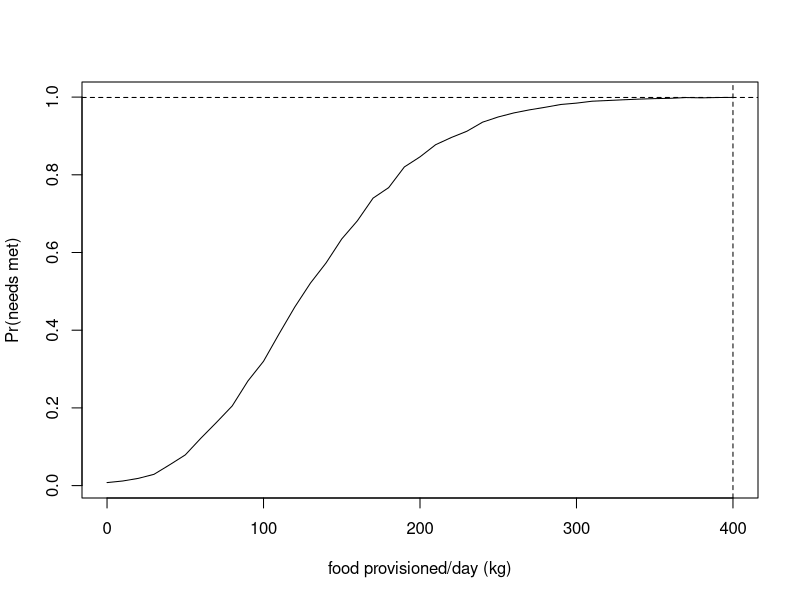

This figure's R source: (Note: a time limit stopped this script after it produced the figure.)
##################################
## whale shark energetics model ##
## Corey Bradshaw 10.02.2023    ##
##################################

###################################################################################################################
## accompanies paper:                                                                                            ##
## BARRY, C, C LEGASPI, TM CLARKE, G ARAUJO, CJA BRADSHAW, AC GLEISS, L MEYER, C HUVENEERS. 2023.                ##
## Estimating the energetic cost of whale shark tourism. Biological Conservation 284: 110164                     ##
###################################################################################################################

# fixed deterministic parameters
tmpR <- 25 # temperature at routine (ºC)
tmpP <- 30 # temperature at provisioning (ºC)
tmpCoef <- 2.64 # temperature coefficient (Q10)
RMR2SMR <- 1.459854 # RMR/SMR ratio

# deterministic parameters with uncertainties
actRmn <- 0.01294 # routine activity
actRsd <- 0.001045037
actPmn <- 0.02453 # provisioning activity
actPsd <- 0.005184831
EdensPMmn <- 1.357 # energy density of provisioned meal (kJ/g wet weight) (Motta, et al. 2010)
EdensPMsd <- 0.084 # (Motta, et al. 2010)
SMRexpmn <- 0.8406 # SMR scaling exponent
SMRexpsd <- 0.0271

# length-mass relationship
WSLmn <- 5.5 # whale shark length (m)
WSLsd <- 1.3
WSLMexp <- 2.862 # mass-length exponent (Hsu et al. 2012)
WSmassCalc <- 1000*12.1*WSLmn^WSLMexp # calculated mass (g) (test with mean)

# deterministic (mean) calculations
SMR15int <- 1.1366 # SMR15 intercept
SMR15 <- exp(SMRexpmn*log(WSmassCalc)-SMR15int) # SMR at 15 ºC
SMRnp <- tmpCoef^(1/(10/(tmpR-15)))*SMR15 # SMR (non-provisioned) (mg O2 h-1)
MRnp <- SMRnp*RMR2SMR # MR- (non-provisioned) (mg O2 h-1)
O2np <- SMRnp*(RMR2SMR-1) # O2 for activity (non-provisioned) (mg O2 h-1)
O2p <- O2np/actRmn*actPmn # O2 for activity (provisioned) (mg O2 h-1)
SMRp <- tmpCoef^(1/(10/(tmpP-15)))*SMR15 # SMR (provisioned) (mg O2 h-1)
MRp <- O2p+SMRp # MR (provisioned) (mg O2 h-1)
dO2cons <- MRp - MRnp # Δ oxygen consumption/hour (mg O2 h-1)
Eeqh <- dO2cons/1000*13.6 # energy equivalent (kJ) per hour
Ewastage <- 0.73
Beqh <- (Eeqh/EdensPMmn)/Ewastage # biomass equivalent (g of fish) per hour

# number of whale sharks in area
# 14 ± 5.49 SD individual whale sharks seen in survey area daily
# Legaspi et al. 2020
Nws.daily.mn <- 14
Nws.daily.sd <- 5.49

# duration of tourism operation (hours)
tour.dur.min <- 4
tour.dur.max <- 6

# sea-surface temperatures
setwd("~/.../data/")
SSTdat <- read.csv("SST.csv", header=T)

# food provision vector (0-400 kg), in 10 kg increments
prov.vec <- seq(0,400,10)


########################
## stochastic run 1:  ##
## number of sharks   ##
## from distribution  ##
########################

iter <- 10000 # number of iterations per provision increment

# cycle through provisioning vector
prob.needs.met <- rep(NA,length(prov.vec)) # storage vector
for (p in 1:length(prov.vec)) {

  needs.met <- rep(NA,iter) # storage vector
  for (i in 1:iter) {
    # GENERATE NUMBER OF SHARKS ON DAY
    nWSday.it <- round(rnorm(1, mean=Nws.daily.mn, sd=Nws.daily.sd),0)
    nWSday.it <- ifelse(nWSday.it < 0, 0, nWSday.it)
    
    # GENERATE LENGTH DISTRIBUTION OF THOSE SHARKS
    lenDISTday.it <- rnorm(nWSday.it, mean=WSLmn, sd=WSLsd)
    
    # TRANSLATE LENGTHS TO MASSES (g)
    massDISTday.it <- 1000*12.1*lenDISTday.it^WSLMexp
    
    # SAMPLE A TEMPERATURE FOR THIS DAY
    tmpDAY <- sample(SSTdat$monthSSTmn,1,replace=T)
    
    # APPLY AN ACTIVITY TO EACH SHARK
    actRindDAY <- rnorm(nWSday.it, mean=actRmn, sd=actRsd) # routine
    actPindDAY <- rnorm(nWSday.it, mean=actPmn, sd=actPsd) # provisioning
    
    # SMR15 FOR EACH SHARK
    # SMR scaling expoonent for each shark
    SMRexpIND <- rnorm(nWSday.it, mean=SMRexpmn, sd=SMRexpsd)
    
    SMR15indDAY <- rep(NA,nWSday.it)
    for (w in 1:nWSday.it) {
      SMR15indDAY[w] <- exp(SMRexpIND[w]*log(massDISTday.it[w])-SMR15int)  
    }
    
    # SMR NON-PROVISIONED
    SMRnp.vec <- tmpCoef^(1/(10/(tmpR-15)))*SMR15indDAY
    
    # MR NON-PROVISIONED
    MRnp.vec <- SMRnp.vec*RMR2SMR
    
    # O2 NON-PROVISIONED
    O2np.vec <- SMRnp.vec*(RMR2SMR-1) # O2 for activity (non-provisioned) (mg O2 h-1)
    
    # O2 FOR ACTIVITY (PROVISIONED)
    O2p.vec <- O2np.vec/actRindDAY*actPindDAY
    
    # SMR (PROVISIONED)
    SMRp.vec <- tmpCoef^(1/(10/(tmpDAY-15)))*SMR15indDAY
    
    # MR (PROVISIONED)
    MRp.vec <- O2p.vec + SMRp.vec 
    
    # Δ 02 CONSUMPTION/HOUR
    dO2cons.vec <- MRp.vec - MRnp.vec
    
    # # energy equivalent (kJ) per hour
    Eeqh.vec <- dO2cons.vec/1000*13.6 
    
    # ENERGY DENSITY OF FOOD PROVIDED THAT DAY
    EdensPMday <- rnorm(1,mean=EdensPMmn,sd=EdensPMsd)
    
    # BIOMASS EQUIVALENT (g SHRIMP) PER HOUR REQUIRED TO BREAK EVEN
    Beqh.vec <- (Eeqh.vec/EdensPMday)/Ewastage 
    
    # MULTIPLY BIOMASS EQUIVALENT BY NUMBER OF HOURS OF OPERATION
    opDAY <- runif(1, min=tour.dur.min, max=tour.dur.max)
    Beq.vec <- Beqh.vec*opDAY
    
    # TOTAL AMOUNT OF SHRIMP NEEDED TO BREAK EVEN ACROSS ALL SHARKS THIS DAY (kg)
    BeqTOT <- sum(Beq.vec, na.rm=T)/1000
    
    # DID AMOUNT OF SHRIMP ACTUALLY SUPPLIED PER DAY MEET THE MINIMUM REQUIREMENT?
    needs.met[i] <- ifelse(BeqTOT <= prov.vec[p], 1, 0)
    
  } # end i
  
  prob.needs.met[p] <- sum(needs.met)/length(na.omit(needs.met))
  print(paste("food provided/day = ", prov.vec[p], " (kg)", sep=""))
  
} # end p

plot(prov.vec, prob.needs.met,type="l", xlab="food provisioned/day (kg)", ylab="Pr(needs met)")
abline(h=0.999, lty=2)
abline(v=prov.vec[min(which(prob.needs.met >= 0.999))], lty=2)
prov.vec[min(which(prob.needs.met >= 0.999))] # mass (kg) of food where Pr >= 0.999 that whale sharks' energetic needs are met

needsMet.dat <- data.frame(prov.vec, prob.needs.met)
write.table(needsMet.dat,file="prNeedsMet.csv",sep=",",row.names=T,col.names=T) # save x,y file



########################
## stochastic run 2:  ##
## incrementing       ##
## number of sharks   ##
########################

iter <- 10000 # number of iterations per provision increment

# cycle through number of sharks
nshark.vec <- seq(1,30,1)
pr.mat <- matrix(data=NA, nrow=length(nshark.vec), ncol=length(prov.vec)) # storage matrix

for (s in 1:length(nshark.vec)) {
  
  # cycle through provisioning vector
  for (p in 1:length(prov.vec)) {
    
    needs.met <- rep(NA,iter) # storage vector
    for (i in 1:iter) {

      # GENERATE LENGTH DISTRIBUTION OF NUMBER OF SHARKS
      lenDISTday.it <- rnorm(nshark.vec[s], mean=WSLmn, sd=WSLsd)
      
      # TRANSLATE LENGTHS TO MASSES (g)
      massDISTday.it <- 1000*12.1*lenDISTday.it^WSLMexp
      
      # SAMPLE A TEMPERATURE FOR THIS DAY
      tmpDAY <- sample(SSTdat$monthSSTmn,1,replace=T)
      
      # APPLY AN ACTIVITY TO EACH SHARK
      actRindDAY <- rnorm(nshark.vec[s], mean=actRmn, sd=actRsd) # routine
      actPindDAY <- rnorm(nshark.vec[s], mean=actPmn, sd=actPsd) # provisioning
      
      # SMR15 FOR EACH SHARK
      # SMR scaling expoonent for each shark
      SMRexpIND <- rnorm(nshark.vec[s], mean=SMRexpmn, sd=SMRexpsd)
      
      SMR15indDAY <- rep(NA,nshark.vec[s])
      for (w in 1:nshark.vec[s]) {
        SMR15indDAY[w] <- exp(SMRexpIND[w]*log(massDISTday.it[w])-SMR15int)  
      }
      
      # SMR NON-PROVISIONED
      SMRnp.vec <- tmpCoef^(1/(10/(tmpR-15)))*SMR15indDAY
      
      # MR NON-PROVISIONED
      MRnp.vec <- SMRnp.vec*RMR2SMR
      
      # O2 NON-PROVISIONED
      O2np.vec <- SMRnp.vec*(RMR2SMR-1) # O2 for activity (non-provisioned) (mg O2 h-1)
      
      # O2 FOR ACTIVITY (PROVISIONED)
      O2p.vec <- O2np.vec/actRindDAY*actPindDAY
      
      # SMR (PROVISIONED)
      SMRp.vec <- tmpCoef^(1/(10/(tmpDAY-15)))*SMR15indDAY
      
      # MR (PROVISIONED)
      MRp.vec <- O2p.vec + SMRp.vec 
      
      # Δ 02 CONSUMPTION/HOUR
      dO2cons.vec <- MRp.vec - MRnp.vec
      
      # # energy equivalent (kJ) per hour
      Eeqh.vec <- dO2cons.vec/1000*13.6 
      
      # ENERGY DENSITY OF FOOD PROVIDED THAT DAY
      EdensPMday <- rnorm(1,mean=EdensPMmn,sd=EdensPMsd)
      
      # BIOMASS EQUIVALENT (g SHRIMP) PER HOUR REQUIRED TO BREAK EVEN
      Beqh.vec <- (Eeqh.vec/EdensPMday)/Ewastage 
      
      # MULTIPLY BIOMASS EQUIVALENT BY NUMBER OF HOURS OF OPERATION
      opDAY <- runif(1, min=tour.dur.min, max=tour.dur.max)
      Beq.vec <- Beqh.vec*opDAY
      
      # TOTAL AMOUNT OF SHRIMP NEEDED TO BREAK EVEN ACROSS ALL SHARKS THIS DAY (kg)
      BeqTOT <- sum(Beq.vec, na.rm=T)/1000
      
      # DID AMOUNT OF SHRIMP ACTUALLY SUPPLIED PER DAY MEET THE MINIMUM REQUIREMENT?
      needs.met[i] <- ifelse(BeqTOT <= prov.vec[p], 1, 0)
      
    } # end i
    
    pr.mat[s,p] <- sum(needs.met)/length(na.omit(needs.met))
    #print(paste("food provided/day = ", prov.vec[p], " (kg)", sep=""))
    
  } # end p
  
  print("##################################")
  print(paste("number of sharks = ", nshark.vec[s], sep=""))
  print("##################################")
  
} # end s

heatmap(pr.mat, Rowv=NA, Colv=NA, labRow=nshark.vec, labCol=prov.vec, xlab="food provided/day (kg)", ylab="# sharks present")

pr.out <- as.data.frame(pr.mat)
colnames(pr.out) <- prov.vec
rownames(pr.out) <- nshark.vec
write.table(pr.out,file="prout.csv",sep=",",row.names=T,col.names=T) # save matrix of probabilities (rows = no. sharks; columns = food-provision increment)
